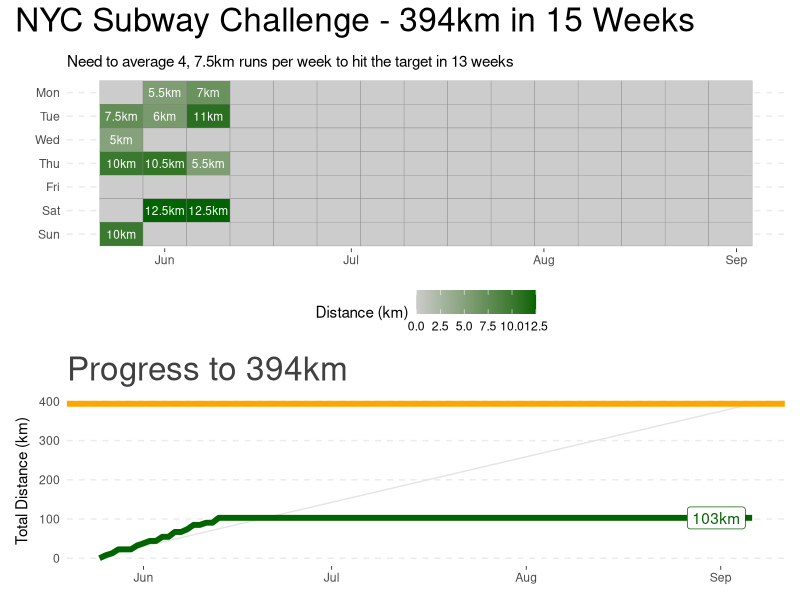

This chart was generated by the following R code:
## ---- chunk 1
library(tidyverse)
library(lubridate)
library(patchwork)
library(ggrepel)

plot_data <- read_csv('data/wal_strava.csv')

blog_theme <- theme_minimal() +
  theme(legend.position='bottom'
        ,plot.title = element_text(color = "grey25", size = 24)) +
  theme(panel.background = element_rect(fill = "transparent", colour = NA),
        plot.background = element_rect(fill = "transparent", colour = NA),
        axis.ticks.x = element_line(size = 0.25),
        panel.grid.major.x = element_blank(),
        panel.grid.major.y = element_line(size = 0.5, linetype = "dashed"),
        panel.grid.minor = element_blank())
## ---- chunk 2
calendar_data <- plot_data %>%
  mutate(WeekOfYear = floor_date(start_date, "week", week_start = 1), 
         DayOfWeek = lubridate::wday(start_date, label = TRUE, week_start = 1)) 

day_chart <- calendar_data %>%
  ggplot(aes(x = WeekOfYear, 
             y = fct_rev(DayOfWeek))) +
  geom_tile(aes(fill = distance), color = "grey50") +
  geom_text(data = calendar_data %>% filter(distance > 0), 
            aes(label = paste0(distance, 'km')), size=3,
            color = "white") +
  scale_fill_gradient(low="grey80", high="darkgreen") +
  labs(y = NULL, 
       x = NULL, 
       fill = 'Distance (km)', 
       subtitle = "Need to average 4, 7.5km runs per week to hit the target in 13 weeks ") +
  blog_theme


daily_runs_chart <- plot_data %>%
  ggplot(aes(start_date, distance, color = distance)) + 
  geom_col() +
  scale_color_gradient(low="grey80", high="darkgreen") +
  labs(title = "Daily distance", 
       y = "Distance (km)", 
       x = NULL) +
  guides(color = FALSE) +
  blog_theme

cumsum_distance_data <- plot_data %>%
  arrange(start_date) %>%
  mutate(total_distance = cumsum(distance)) %>%
  mutate(total_distance = ifelse(start_date > today(), NA, total_distance)) 

latest_value <- cumsum_distance_data %>%
  arrange(start_date) %>%
  filter(!is.na(total_distance)) %>%
  summarise(start_date = last(start_date), 
            total_distance = last(total_distance))

target <- plot_data %>%
  mutate(daily_target = 3.75) %>%
  mutate(total_target = cumsum(daily_target))

line_chart <- cumsum_distance_data %>%
  ggplot(aes(start_date, total_distance)) + 
  geom_line(data = target, aes(x = start_date, y = total_target), color = "grey90", size = 0.5) +
  geom_line(color = "darkgreen", size = 2) +
  geom_label_repel(data = latest_value,
             aes(label = paste0(total_distance, 'km')),
             color = "darkgreen") +
  
  geom_hline(yintercept = 394, color = "orange", size = 2) +
  labs(title = "Progress to 394km", 
       y = "Total Distance (km)", x = NULL) +
  blog_theme

(day_chart / line_chart) +
  plot_annotation(
    title = 'NYC Subway Challenge - 394km in 15 Weeks',
    theme = theme(plot.title = element_text(size = 24))
  ) +
  plot_layout(ncol=1)

